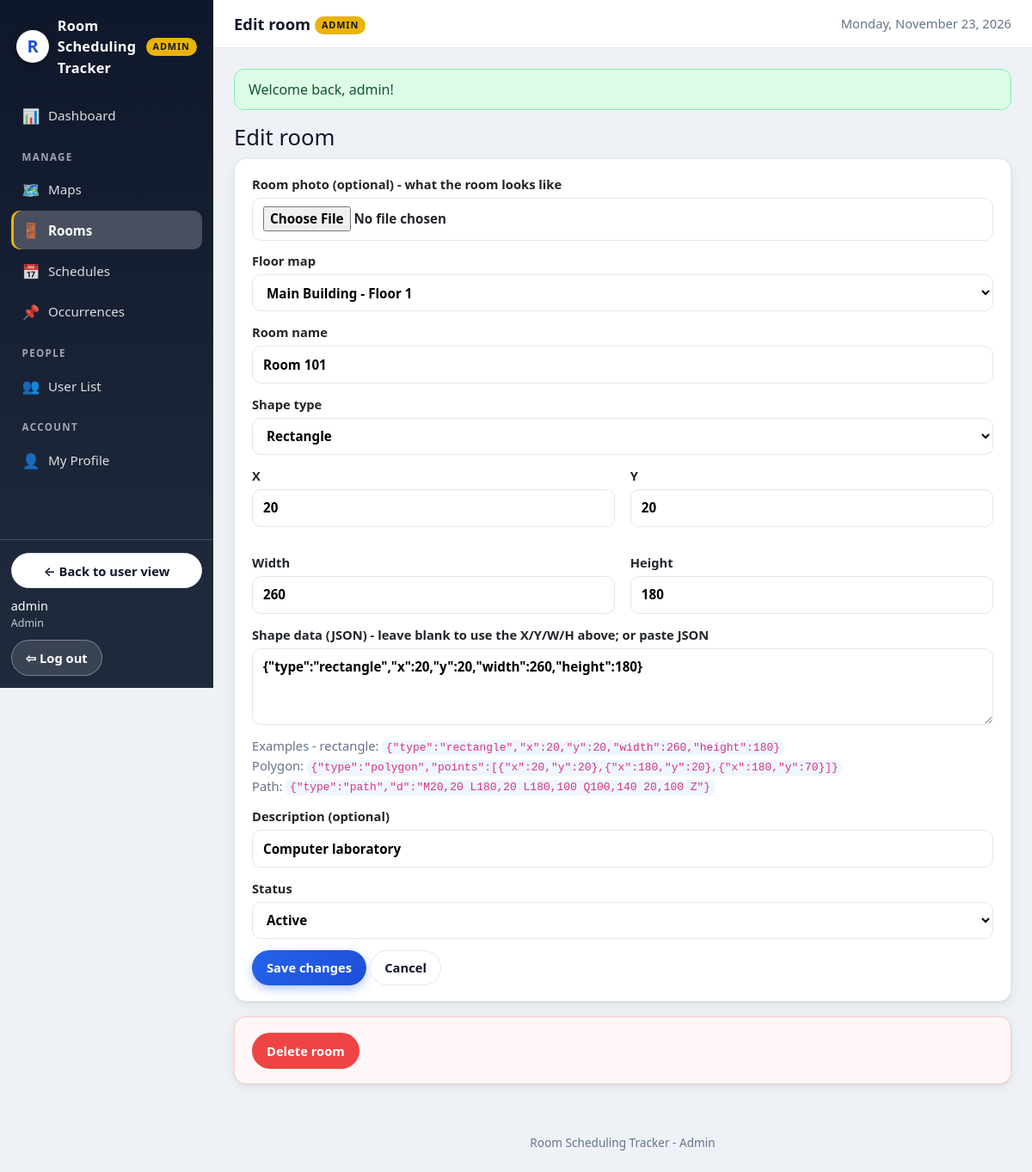
Screenshot of /rooms/101/edit (signed in) with the database file from the repository.
### tables this page shows
CREATE TABLE IF NOT EXISTS tblRooms (
  room_id          INT UNSIGNED NOT NULL AUTO_INCREMENT,
  map_id           INT UNSIGNED NOT NULL,
  room_name        VARCHAR(100) NOT NULL,
  shape_type       VARCHAR(20)  NOT NULL DEFAULT 'rectangle',
  shape_data       JSON NOT NULL,
  room_description VARCHAR(255) NULL,
  room_image       VARCHAR(255) NULL,
  room_status      VARCHAR(20)  NOT NULL DEFAULT 'active',
  created_at       DATETIME NOT NULL DEFAULT CURRENT_TIMESTAMP,
  updated_at       DATETIME NOT NULL DEFAULT CURRENT_TIMESTAMP ON UPDATE CURRENT_TIMESTAMP,
  PRIMARY KEY (room_id),
  UNIQUE KEY uq_rooms_map_name (map_id, room_name),
  CONSTRAINT fk_rooms_map FOREIGN KEY (map_id)
    REFERENCES tblMaps (map_id) ON DELETE CASCADE ON UPDATE CASCADE,
  KEY idx_rooms_status (room_status)
);

CREATE TABLE IF NOT EXISTS tblMaps (
  map_id           INT UNSIGNED NOT NULL AUTO_INCREMENT,
  map_name         VARCHAR(100) NOT NULL,
  floor_number     INT NOT NULL,
  map_width        DECIMAL(10,2) NOT NULL,
  map_height       DECIMAL(10,2) NOT NULL,
  background_image VARCHAR(255) NULL,
  decorations      TEXT NULL,
  map_status       VARCHAR(20) NOT NULL DEFAULT 'active',
  created_at       DATETIME NOT NULL DEFAULT CURRENT_TIMESTAMP,
  updated_at       DATETIME NOT NULL DEFAULT CURRENT_TIMESTAMP ON UPDATE CURRENT_TIMESTAMP,
  PRIMARY KEY (map_id),
  KEY idx_maps_status (map_status)
);

### controllers/RoomController.php (called while the page is built, shortened)
<?php
final class RoomController
{
    public function edit(int $id): void
    {
        $room = $this->rooms->find($id);
        view('rooms/form', ['title' => 'Edit room', 'room' => $room, 'maps' => $this->maps->all(true), 'prefill_map' => null, 'layout' => 'admin']);
    }
}

### core/Database.php (called while the page is built, shortened)
<?php
final class Database
{
    private PDO $pdo;
    private function __construct(array $db)
    {
        $driver = $db['driver'] ?? 'mysql';
        try {
            if ($driver === 'sqlite') {
                $dir = dirname($db['path']);
                if (!is_dir($dir)) {
                    mkdir($dir, 0755, true);
                }
                $this->pdo = new PDO('sqlite:' . $db['path']);
                $this->pdo->exec('PRAGMA foreign_keys = ON');
            } else {
                $dsn = sprintf(
                    'mysql:host=%s;port=%s;dbname=%s;charset=%s',
                    $db['host'], $db['port'], $db['database'], $db['charset']
                );
                $this->pdo = new PDO($dsn, $db['username'], $db['password'], [
                    PDO::ATTR_ERRMODE            => PDO::ERRMODE_EXCEPTION,
                    PDO::ATTR_DEFAULT_FETCH_MODE => PDO::FETCH_ASSOC,
                    PDO::ATTR_EMULATE_PREPARES   => false,
                ]);
                return;
            }
            $this->pdo->setAttribute(PDO::ATTR_ERRMODE, PDO::ERRMODE_EXCEPTION);
            $this->pdo->setAttribute(PDO::ATTR_DEFAULT_FETCH_MODE, PDO::FETCH_ASSOC);
            $this->pdo->setAttribute(PDO::ATTR_EMULATE_PREPARES, false);
        } catch (PDOException $e) {
            throw new PDOException(
                'Could not connect to the database. Check your .env DB_* settings '
                . 'and make sure the database from database/rst_db.sql exists. '
                . 'Driver error: ' . $e->getMessage(),
                (int) $e->getCode(),
                $e
            );
        }
    }
    public function all(string $sql, array $params = []): array
    {
        $stmt = $this->pdo->prepare($sql);
        $stmt->execute($params);
        return $stmt->fetchAll();
    }
    public function one(string $sql, array $params = []): ?array
    {
        $rows = $this->all($sql, $params);
        return $rows[0] ?? null;
    }
}

### models/Room.php (called while the page is built, shortened)
<?php
final class Room
{
    public function find(int $id): ?array
    {
        return $this->db->one(
            'SELECT r.*, m.map_name, m.floor_number, m.map_width, m.map_height
             FROM tblRooms r JOIN tblMaps m ON m.map_id = r.map_id
             WHERE r.room_id = ?',
            [$id]
        );
    }
}

### core/helpers.php (called while the page is built, shortened)
<?php
function e(?string $value): string
{
    return htmlspecialchars($value ?? '', ENT_QUOTES, 'UTF-8');
}
function base_path(): string
{
    static $base = null;
    if ($base !== null) {
        return $base;
    }
    $base = '';
    $appUrl = getenv('APP_URL');
    if ($appUrl !== false && $appUrl !== '') {
        $p = parse_url($appUrl, PHP_URL_PATH);
    } elseif (isset($_SERVER['SCRIPT_NAME'])) {
        $script = str_replace('\\', '/', (string) $_SERVER['SCRIPT_NAME']);
        if (basename($script) === 'index.php') {
            $dir = rtrim(dirname($script), '/');
            $base = ($dir === '/' || $dir === '.' || $dir === '\\') ? '' : $dir;
        }
    }
    return $base;
}
function url(string $path = ''): string
{
    $path = ltrim($path, '/');
    return base_path() . ($path === '' ? '/' : '/' . $path);
}

### models/Map.php (called while the page is built, shortened)
<?php
final class Map
{
    public function all(bool $activeOnly = false): array
    {
        $sql = 'SELECT m.*, (SELECT COUNT(*) FROM tblRooms r WHERE r.map_id = m.map_id) AS room_count
                FROM tblMaps m';
        if ($activeOnly) {
            $sql .= " WHERE m.map_status = 'active'";
        }
        return $this->db->all($sql . ' ORDER BY m.floor_number, m.map_name');
    }
}

### core/Auth.php (called while the page is built, shortened)
<?php
final class Auth
{
    public static function user(): ?array
    {
        return $_SESSION['user'] ?? null;
    }
    public static function role(): ?string
    {
        return self::user()['role'] ?? null;
    }
    public static function isAdmin(): bool
    {
        return self::role() === 'admin';
    }
}

### views/rooms/form.php (the view, shortened to what this page needs)
<h1><?= $room ? 'Edit room' : 'New room' ?></h1>
<form method="post" action="<?= $room ? url('rooms/' . (int) $room['room_id']) : url('rooms') ?>" class="card form" enctype="multipart/form-data">
  <label>Room photo (optional) - what the room looks like
    <input type="file" name="room_image" accept="image/jpeg,image/png,image/gif,image/webp">
  </label>
  <label>Floor map
    <select name="map_id" required>
      <?php foreach ($maps as $m): ?>
        <option value="<?= (int) $m['map_id'] ?>" <?= (int) ($room['map_id'] ?? $prefill_map ?? 0) === (int) $m['map_id'] ? 'selected' : '' ?>><?= e($m['map_name']) ?></option>
      <?php endforeach; ?>
    </select>
  </label>
  <label>Room name
    <input type="text" name="room_name" required value="<?= e($room['room_name'] ?? '') ?>" placeholder="Room 101">
  </label>
  <label>Shape type
    <select name="shape_type" id="shape_type">
      <option value="rectangle" <?= ($room['shape_type'] ?? 'rectangle') === 'rectangle' ? 'selected' : '' ?>>Rectangle</option>
    </select>
  </label>
  <div class="grid-2" id="rect_fields">
    <label>X <input type="number" name="shape_x" value="20"></label>
    <label>Y <input type="number" name="shape_y" value="20"></label>
    <label>Width <input type="number" name="shape_w" value="260"></label>
    <label>Height <input type="number" name="shape_h" value="180"></label>
  </div>
  <label>Shape data (JSON) - leave blank to use the X/Y/W/H above; or paste JSON
    <textarea name="shape_data" rows="3" placeholder='{"type":"polygon","points":[{"x":20,"y":20},{"x":180,"y":20},{"x":180,"y":70}]}'><?= e($room['shape_data'] ?? '') ?></textarea>
  </label>
  <p class="muted">Examples - rectangle: <code>{"type":"rectangle","x":20,"y":20,"width":260,"height":180}</code><br>
  Polygon: <code>{"type":"polygon","points":[{"x":20,"y":20},{"x":180,"y":20},{"x":180,"y":70}]}</code><br>
  Path: <code>{"type":"path","d":"M20,20 L180,20 L180,100 Q100,140 20,100 Z"}</code></p>
  <label>Description (optional)
    <input type="text" name="room_description" value="<?= e($room['room_description'] ?? '') ?>" placeholder="Computer laboratory">
  </label>
  <label>Status
    <select name="room_status">
      <option value="active" <?= ($room['room_status'] ?? 'active') === 'active' ? 'selected' : '' ?>>Active</option>
    </select>
  </label>
  <button class="btn btn-primary" type="submit"><?= $room ? 'Save changes' : 'Create room' ?></button>
  <a class="btn" href="<?= url('rooms') ?>">Cancel</a>
</form>
<?php if ($room && \App\Core\Auth::isAdmin()): ?>
<form method="post" action="<?= url('rooms/' . (int) $room['room_id'] . '/delete') ?>" class="card form danger-zone" data-confirm="Delete this room? Schedules using it must be cancelled first.">
  <button class="btn btn-danger" type="submit">Delete room</button>
</form>
<?php endif; ?>

### assets/css/style.css (style rules this page uses)
:root { --blue-950: #172554; --blue-900: #1e3a8a; --blue-700: #1d4ed8; --blue-600: #2563eb; --blue-500: #3b82f6; --blue-100: #dbeafe; --blue-50: #eff6ff; --bg: #eef2f7; --card: #ffffff; --text: #0f172a; --muted: #64748b; --border: #e2e8f0; --green: #22c55e; --green-dark: #16a34a; --green-bg: #dcfce7; --red: #ef4444; --red-dark: #dc2626; --red-bg: #fee2e2; --amber: #eab308; --amber-dark: #ca8a04; --amber-bg: #fef9c3; --grey: #94a3b8; --grey-bg: #e2e8f0; --radius: 14px; --shadow: 0 1px 3px rgba(15, 23, 42, .08), 0 4px 14px rgba(15, 23, 42, .06); --shadow-lg: 0 10px 30px rgba(15, 23, 42, .14); --sidebar-w: 248px; }
* { box-sizing: border-box; }
html { -webkit-text-size-adjust: 100%; }
body { margin: 0; font-family: system-ui, -apple-system, "Segoe UI", Roboto, "Helvetica Neue", Arial, sans-serif; background: var(--bg); color: var(--text); line-height: 1.5; }
a { color: var(--blue-700); text-decoration: none; }
h1, h2, h3 { margin: 0 0 .5rem; line-height: 1.25; }
h1 { font-size: 1.6rem; }
p { margin: 0 0 .75rem; }
.muted { color: var(--muted); font-size: .92rem; }
code { background: var(--blue-50); padding: .1em .35em; border-radius: 6px; font-size: .88em; }
.card, .stat-card, .auth-card { animation: fadeUp .45s ease both; }
.card:nth-child(3) { animation-delay: .1s; }
.card { display: block; background: var(--card); border: 1px solid var(--border); border-radius: var(--radius); box-shadow: var(--shadow); padding: 1.1rem 1.25rem; margin-bottom: 1.1rem; transition: box-shadow .25s ease, transform .25s ease; }
.grid-2 { display: grid; grid-template-columns: 1fr 1fr; gap: 1.1rem; }
.btn { display: inline-block; padding: .55rem 1rem; border-radius: 999px; border: 1px solid var(--border); background: #fff; color: var(--text); font-size: .92rem; font-weight: 600; cursor: pointer; transition: transform .18s ease, box-shadow .18s ease, background .18s ease; }
.btn-primary { background: linear-gradient(135deg, var(--blue-600), var(--blue-700)); border-color: transparent; color: #fff; box-shadow: 0 4px 12px rgba(37, 99, 235, .35); }
.btn-danger { background: var(--red); border-color: transparent; color: #fff; }
.form label { display: block; margin-bottom: .8rem; font-weight: 600; font-size: .92rem; }
.form input, .form select, .form textarea { display: block; width: 100%; margin-top: .3rem; padding: .6rem .75rem; border: 1.5px solid var(--border); border-radius: 10px; font: inherit; font-size: .95rem; background: #fff; transition: border-color .2s ease, box-shadow .2s ease; }
.danger-zone { border-color: #fecaca; background: #fff7f7; }

### rows the page displays
tblrooms: map_id "Main Building - Floor 1", room_name "Room 101", shape_type "Rectangle", shape_data "{\"type\":\"rectangle\",\"x\":20,\"y\":20,\"width\":260,\"height\":180}", room_description "Computer laboratory", room_status "Active"

### other values shown
$title "Edit room"
$f['message'] "Welcome back, admin!"
